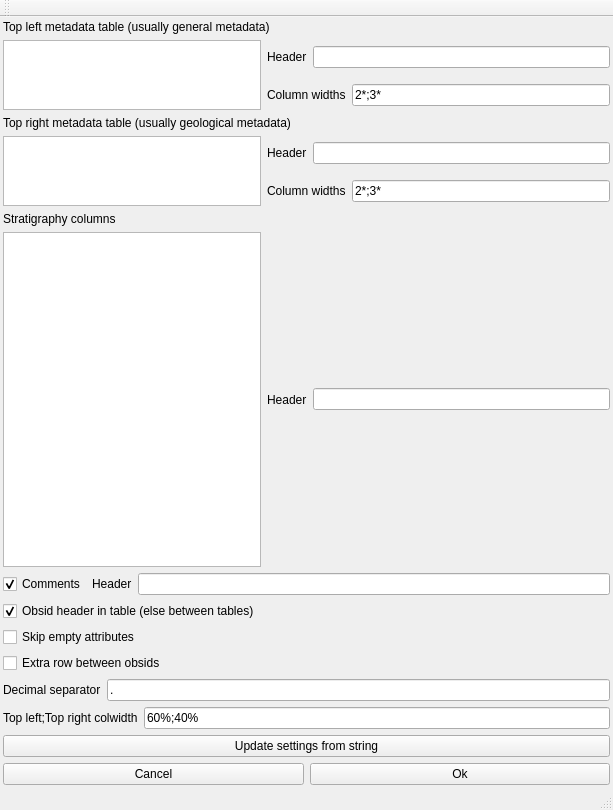
<?xml version="1.0" encoding="UTF-8"?>
<ui version="4.0">
 <class>MainWindow</class>
 <widget class="QMainWindow" name="main_window">
  <property name="geometry">
   <rect>
    <x>0</x>
    <y>0</y>
    <width>613</width>
    <height>810</height>
   </rect>
  </property>
  <property name="windowTitle">
   <string>Custom general report</string>
  </property>
  <widget class="QWidget" name="centralwidget">
   <layout class="QVBoxLayout" name="vertical_layout">
    <property name="leftMargin">
     <number>3</number>
    </property>
    <property name="topMargin">
     <number>3</number>
    </property>
    <property name="rightMargin">
     <number>3</number>
    </property>
    <property name="bottomMargin">
     <number>3</number>
    </property>
    <item>
     <layout class="QGridLayout" name="grid_layout">
      <item row="1" column="2" colspan="2">
       <widget class="QLineEdit" name="general_metadata_header">
        <property name="toolTip">
         <string>Leave bland to skip header</string>
        </property>
       </widget>
      </item>
      <item row="5" column="3">
       <widget class="QLineEdit" name="geo_colwidth">
        <property name="toolTip">
         <string>&lt;html&gt;&lt;head/&gt;&lt;body&gt;&lt;p&gt;* The width of the columns can be adjusted by writing &amp;lt;col1_width&amp;gt;;&amp;lt;col2_width&amp;gt; where width is representing the html-width tag:&lt;/p&gt;&lt;p&gt;* if width is an integer, it's treated as a pixel value.&lt;/p&gt;&lt;p&gt;* if width is followed by %-sign, it's treated as percentage of the total width.&lt;/p&gt;&lt;p&gt;* if width is followed by *-sign, it's treated as relative width. (ex, given col1;1* and col2;2*, col2 will have twice the width of col1.&lt;/p&gt;&lt;/body&gt;&lt;/html&gt;</string>
        </property>
        <property name="text">
         <string>2*;3*</string>
        </property>
       </widget>
      </item>
      <item row="6" column="0">
       <widget class="QLabel" name="label_3">
        <property name="text">
         <string>Stratigraphy columns</string>
        </property>
       </widget>
      </item>
      <item row="1" column="1">
       <widget class="QLabel" name="label_4">
        <property name="text">
         <string>Header</string>
        </property>
       </widget>
      </item>
      <item row="2" column="3">
       <widget class="QLineEdit" name="general_colwidth">
        <property name="toolTip">
         <string>&lt;html&gt;&lt;head/&gt;&lt;body&gt;&lt;p&gt;* The width of the columns can be adjusted by writing &amp;lt;col1_width&amp;gt;;&amp;lt;col2_width&amp;gt; where width is representing the html-width tag:&lt;/p&gt;&lt;p&gt;* if width is an integer, it's treated as a pixel value.&lt;/p&gt;&lt;p&gt;* if width is followed by %-sign, it's treated as percentage of the total width.&lt;/p&gt;&lt;p&gt;* if width is followed by *-sign, it's treated as relative width. (ex, given col1;1* and col2;2*, col2 will have twice the width of col1.&lt;/p&gt;&lt;/body&gt;&lt;/html&gt;</string>
        </property>
        <property name="text">
         <string>2*;3*</string>
        </property>
       </widget>
      </item>
      <item row="5" column="1" colspan="2">
       <widget class="QLabel" name="label_9">
        <property name="text">
         <string>Column widths</string>
        </property>
       </widget>
      </item>
      <item row="4" column="0" rowspan="2">
       <widget class="QPlainTextEdit" name="geo_metadata">
        <property name="toolTip">
         <string>&lt;html&gt;&lt;head/&gt;&lt;body&gt;&lt;p&gt;Add a list of attributes (columns) in obs_points-table that should be included in the top right cell in the custom drill report.&lt;/p&gt;&lt;p&gt;To apply rounding of a float attribute, add ';' and the number of decimals to round. Ex: east;2&lt;/p&gt;&lt;/body&gt;&lt;/html&gt;</string>
        </property>
       </widget>
      </item>
      <item row="7" column="1">
       <widget class="QLabel" name="label_6">
        <property name="text">
         <string>Header</string>
        </property>
       </widget>
      </item>
      <item row="2" column="1" colspan="2">
       <widget class="QLabel" name="label_8">
        <property name="text">
         <string>Column widths</string>
        </property>
       </widget>
      </item>
      <item row="4" column="1">
       <widget class="QLabel" name="label_5">
        <property name="text">
         <string>Header</string>
        </property>
       </widget>
      </item>
      <item row="0" column="0" colspan="2">
       <widget class="QLabel" name="label">
        <property name="text">
         <string>Top left metadata table (usually general metadata)</string>
        </property>
       </widget>
      </item>
      <item row="4" column="2" colspan="2">
       <widget class="QLineEdit" name="geo_metadata_header">
        <property name="toolTip">
         <string>Leave bland to skip header</string>
        </property>
       </widget>
      </item>
      <item row="1" column="0" rowspan="2">
       <widget class="QPlainTextEdit" name="general_metadata">
        <property name="sizePolicy">
         <sizepolicy hsizetype="Expanding" vsizetype="Expanding">
          <horstretch>0</horstretch>
          <verstretch>0</verstretch>
         </sizepolicy>
        </property>
        <property name="toolTip">
         <string>&lt;html&gt;&lt;head/&gt;&lt;body&gt;&lt;p&gt;Add a list of attributes (columns) in obs_points-table that should be included in the top left cell in the custom drill report.&lt;/p&gt;&lt;p&gt;To apply rounding of a float attribute, add ';' and the number of decimals to round. Ex: east;2&lt;/p&gt;&lt;/body&gt;&lt;/html&gt;</string>
        </property>
       </widget>
      </item>
      <item row="7" column="0">
       <widget class="QPlainTextEdit" name="strat_columns">
        <property name="toolTip">
         <string>&lt;html&gt;&lt;head/&gt;&lt;body&gt;&lt;p&gt;Add a list of columns in stratigraphy table to include in the stratigraphy cell in custom drill report.&lt;/p&gt;&lt;p&gt;Notes:&lt;/p&gt;&lt;p&gt;* obsid can not be written as a column.&lt;/p&gt;&lt;p&gt;* If special keyword 'depth' is given then depthtop and depthbot will be combined into one column using ' - ', ex: 0 - 2 (&amp;lt;depthtop&amp;gt; - &amp;lt;depthbot&amp;gt;)&lt;/p&gt;&lt;p&gt;* The width of the columns can be adjusted by writing &amp;lt;column&amp;gt;;&amp;lt;width&amp;gt; where width is representing the html-width tag:&lt;/p&gt;&lt;p&gt;   * if width is an integer, it's treated as a pixel value.&lt;/p&gt;&lt;p&gt;   * if width is followed by %-sign, it's treated as percentage of the total width.&lt;/p&gt;&lt;p&gt;   * if width is followed by *-sign, it's treated as relative width. (ex, given col1;1* and col2;2*, col2 will have twice the width of col1.&lt;/p&gt;&lt;/body&gt;&lt;/html&gt;</string>
        </property>
       </widget>
      </item>
      <item row="7" column="2" colspan="2">
       <widget class="QLineEdit" name="strat_columns_header">
        <property name="toolTip">
         <string>Leave bland to skip header</string>
        </property>
       </widget>
      </item>
      <item row="3" column="0" colspan="2">
       <widget class="QLabel" name="label_2">
        <property name="text">
         <string>Top right metadata table (usually geological metadata)</string>
        </property>
       </widget>
      </item>
     </layout>
    </item>
    <item>
     <layout class="QHBoxLayout" name="horizontal_layout_9">
      <item>
       <widget class="QCheckBox" name="include_comments">
        <property name="toolTip">
         <string>&lt;html&gt;&lt;head/&gt;&lt;body&gt;&lt;p&gt;Check to write obs_points 'com_onerow' and 'com_html' below the stratigraphy table.&lt;/p&gt;&lt;/body&gt;&lt;/html&gt;</string>
        </property>
        <property name="text">
         <string>Comments</string>
        </property>
        <property name="checked">
         <bool>true</bool>
        </property>
       </widget>
      </item>
      <item>
       <layout class="QHBoxLayout" name="horizontal_layout_8">
        <item>
         <widget class="QLabel" name="label_7">
          <property name="text">
           <string>Header</string>
          </property>
         </widget>
        </item>
        <item>
         <widget class="QLineEdit" name="comment_header">
          <property name="toolTip">
           <string>Leave bland to skip header</string>
          </property>
         </widget>
        </item>
       </layout>
      </item>
     </layout>
    </item>
    <item>
     <widget class="QCheckBox" name="header_in_table">
      <property name="toolTip">
       <string>&lt;html&gt;&lt;head/&gt;&lt;body&gt;&lt;p&gt;Check to write the obsid in a top cell in the table&lt;/p&gt;&lt;p&gt;Uncheck to write it above the table.&lt;/p&gt;&lt;/body&gt;&lt;/html&gt;</string>
      </property>
      <property name="text">
       <string>Obsid header in table (else between tables)</string>
      </property>
      <property name="checked">
       <bool>true</bool>
      </property>
     </widget>
    </item>
    <item>
     <widget class="QCheckBox" name="skip_empty">
      <property name="toolTip">
       <string>&lt;html&gt;&lt;head/&gt;&lt;body&gt;&lt;p&gt;Check to only write the attributes in the metadata tables (top left and right cells) that have values and where the values are not string 'NULL'.&lt;/p&gt;&lt;/body&gt;&lt;/html&gt;</string>
      </property>
      <property name="text">
       <string>Skip empty attributes</string>
      </property>
      <property name="checked">
       <bool>false</bool>
      </property>
     </widget>
    </item>
    <item>
     <widget class="QCheckBox" name="empty_row_between_obsids">
      <property name="toolTip">
       <string>&lt;html&gt;&lt;head/&gt;&lt;body&gt;&lt;p&gt;Check to write the string empty_row_between_obsids after each table. Use search-replace in editor of choice to replace this with an empty string.&lt;/p&gt;&lt;p&gt;(this is a fix for an issue when copying the tables to libre office writer).&lt;/p&gt;&lt;/body&gt;&lt;/html&gt;</string>
      </property>
      <property name="text">
       <string>Extra row between obsids</string>
      </property>
      <property name="checked">
       <bool>false</bool>
      </property>
     </widget>
    </item>
    <item>
     <layout class="QHBoxLayout" name="horizontal_layout_4">
      <item>
       <widget class="QLabel" name="label_12">
        <property name="text">
         <string>Decimal separator</string>
        </property>
       </widget>
      </item>
      <item>
       <widget class="QLineEdit" name="decimal_separator">
        <property name="toolTip">
         <string>&lt;html&gt;&lt;head/&gt;&lt;body&gt;&lt;p&gt;* The width of the columns can be adjusted by writing &amp;lt;top left table width&amp;gt;;&amp;lt;top right table width&amp;gt; where width is representing the html-width tag:&lt;/p&gt;&lt;p&gt;* if width is an integer, it's treated as a pixel value.&lt;/p&gt;&lt;p&gt;* if width is followed by %-sign, it's treated as percentage of the total width.&lt;/p&gt;&lt;p&gt;* if width is followed by *-sign, it's treated as relative width. (ex, given col1;1* and col2;2*, col2 will have twice the width of col1.&lt;/p&gt;&lt;/body&gt;&lt;/html&gt;</string>
        </property>
        <property name="text">
         <string>.</string>
        </property>
       </widget>
      </item>
     </layout>
    </item>
    <item>
     <layout class="QHBoxLayout" name="horizontal_layout_2">
      <item>
       <widget class="QLabel" name="label_10">
        <property name="text">
         <string>Top left;Top right colwidth</string>
        </property>
       </widget>
      </item>
      <item>
       <widget class="QLineEdit" name="topleft_topright_colwidths">
        <property name="toolTip">
         <string>&lt;html&gt;&lt;head/&gt;&lt;body&gt;&lt;p&gt;* The width of the columns can be adjusted by writing &amp;lt;top left table width&amp;gt;;&amp;lt;top right table width&amp;gt; where width is representing the html-width tag:&lt;/p&gt;&lt;p&gt;* if width is an integer, it's treated as a pixel value.&lt;/p&gt;&lt;p&gt;* if width is followed by %-sign, it's treated as percentage of the total width.&lt;/p&gt;&lt;p&gt;* if width is followed by *-sign, it's treated as relative width. (ex, given col1;1* and col2;2*, col2 will have twice the width of col1.&lt;/p&gt;&lt;/body&gt;&lt;/html&gt;</string>
        </property>
        <property name="text">
         <string>60%;40%</string>
        </property>
       </widget>
      </item>
     </layout>
    </item>
    <item>
     <widget class="QPushButton" name="push_button_update_from_string">
      <property name="text">
       <string>Update settings from string</string>
      </property>
     </widget>
    </item>
    <item>
     <layout class="QHBoxLayout" name="horizontal_layout">
      <item>
       <widget class="QPushButton" name="push_button_cancel">
        <property name="text">
         <string>Cancel</string>
        </property>
       </widget>
      </item>
      <item>
       <widget class="QPushButton" name="push_button_ok">
        <property name="text">
         <string>Ok</string>
        </property>
       </widget>
      </item>
     </layout>
    </item>
   </layout>
  </widget>
  <widget class="QStatusBar" name="statusbar"/>
  <widget class="QMenuBar" name="menubar">
   <property name="geometry">
    <rect>
     <x>0</x>
     <y>0</y>
     <width>613</width>
     <height>36</height>
    </rect>
   </property>
  </widget>
  <widget class="QToolBar" name="tool_bar">
   <property name="windowTitle">
    <string>toolBar</string>
   </property>
   <attribute name="toolBarArea">
    <enum>TopToolBarArea</enum>
   </attribute>
   <attribute name="toolBarBreak">
    <bool>false</bool>
   </attribute>
  </widget>
 </widget>
 <resources/>
 <connections/>
</ui>
